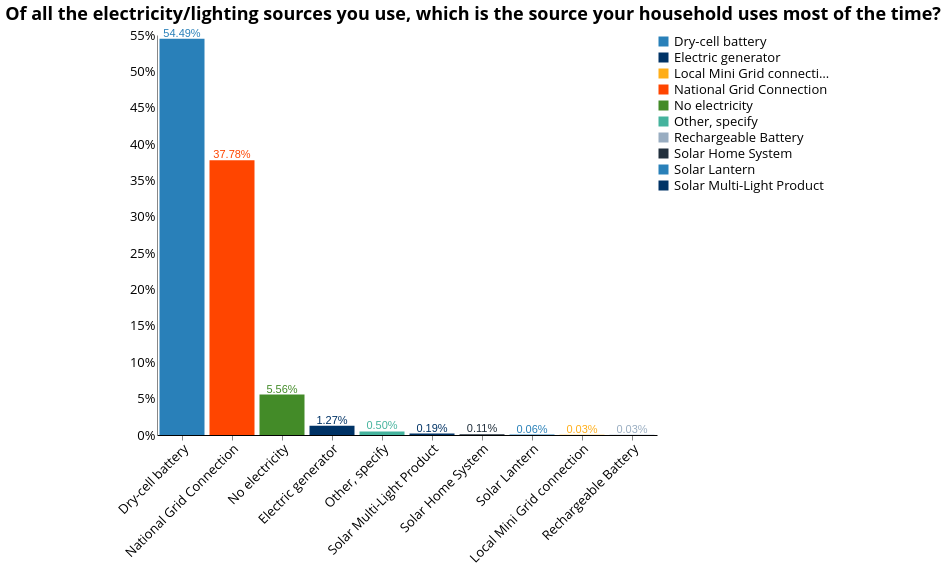

Write a Vega-Lite specification for this figure.
### Vega-Lite specification from a JSON file in a GitHub repository (floating-point values rounded to 4 significant figures; data arrays with more than 128 entries replaced by an {"elided": "..."} marker saying what was removed)
{"width": 800, "height": 400, "config": {"title": {"fontSize": 18, "font": "Open Sans", "anchor": "center", "fontColor": "#000000"}, "axisX": {"domain": true, "domainColor": "#000000", "grid": false, "labelFont": "Open Sans", "labelFontSize": 13, "titleFont": "Open Sans", "titleFontSize": 13, "titleFontWeight": "normal", "title": "X Axis Title (units)", "labelAngle": -45}, "axisY": {"domain": true, "grid": false, "gridColor": "#DEDDDD", "gridWidth": 1, "labelFont": "Open Sans", "labelFontSize": 13, "labelAngle": 0, "ticks": false, "titleFont": "Open Sans", "titleFontSize": 13, "titleFontWeight": "normal", "titlePadding": 10, "title": "Y Axis Title (units)"}, "range": {"category": ["#2980B9", "#003366", "#FFAE19", "#FF4500", "#438B28", "#45B39D", "#99ADC1", "#212F3C"]}, "legend": {"labelFont": "Open Sans", "labelFontSize": 13, "symbolType": "square", "symbolSize": 100, "titleFont": "Open Sans", "titleFontSize": 13, "titleFontWeight": "normal", "title": "Legend", "orient": "right", "offset": 0}, "tooltip": {"font": "Open Sans"}, "view": {"stroke": "transparent", "text": {"font": "Open Sans", "color": ["#2980B9", "#003366", "#FFAE19", "#FF4500", "#438B28", "#45B39D", "#99ADC1", "#212F3C"], "fontSize": 13, "align": "right", "fontWeight": 400, "size": 13}, "bar": {"size": 40, "binSpacing": 1, "continuousBandSize": 30, "discreteBandSize": 30, "fill": ["#2980B9", "#003366", "#FFAE19", "#FF4500", "#438B28", "#45B39D", "#99ADC1", "#212F3C"], "stroke": false}}}, "layer": [{"mark": "bar", "encoding": {"color": {"type": "nominal", "field": "c182"}, "tooltip": {"type": "nominal", "field": "c182"}, "x": {"type": "nominal", "axis": {"title": " "}, "field": "c182", "sort": {"field": "c182", "op": "count", "order": "descending"}}, "y": {"type": "quantitative", "aggregate": "sum", "axis": {"format": "%", "title": ""}, "field": "pct"}}, "height": 400, "selection": {"selector029": {"type": "single", "fields": ["locality"], "bind": {"input": "select", "options": [null, 0, 1], "labels": ["National", "Urban", "Rural"], "name": "Locality Breakdown  "}}, "selector030": {"type": "single", "fields": ["elc_aggr_tier"], "bind": {"input": "select", "options": [null, "Tier 0", "Tier 1", "Tier 2", "Tier 3", "Tier 4", "Tier 5"], "labels": ["All Tiers", "Tier 0", "Tier 1", "Tier 2", "Tier 3", "Tier 4", "Tier 5"], "name": "Tiers  "}}}, "transform": [{"joinaggregate": [{"op": "count", "field": "*", "as": "total"}]}, {"calculate": "1 / datum.total", "as": "pct"}], "width": 500}, {"mark": {"type": "text", "align": "center", "baseline": "bottom"}, "encoding": {"color": {"type": "nominal", "field": "c182"}, "text": {"type": "quantitative", "aggregate": "sum", "field": "pct", "format": ".2%"}, "tooltip": {"type": "nominal", "field": "c182"}, "x": {"type": "nominal", "axis": {"title": " "}, "field": "c182", "sort": {"field": "c182", "op": "count", "order": "descending"}}, "y": {"type": "quantitative", "aggregate": "sum", "axis": {"format": "%", "title": ""}, "field": "pct"}}, "height": 400, "transform": [{"joinaggregate": [{"op": "count", "field": "*", "as": "total"}]}, {"calculate": "1 / datum.total", "as": "pct"}], "width": 500}], "data": {"name": "data-06182b05462c9d4949b463c15e4139fe"}, "title": {"text": ["Of all the electricity/lighting sources you use, which is the source your household uses most of the time?"], "color": "black", "subtitleColor": "black"}, "transform": [{"filter": {"selection": "selector029"}}, {"filter": {"selection": "selector030"}}], "$schema": "https://vega.github.io/schema/vega-lite/v4.8.1.json", "datasets": {"data-06182b05462c9d4949b463c15e4139fe": {"elided": "3632 records"}}}
